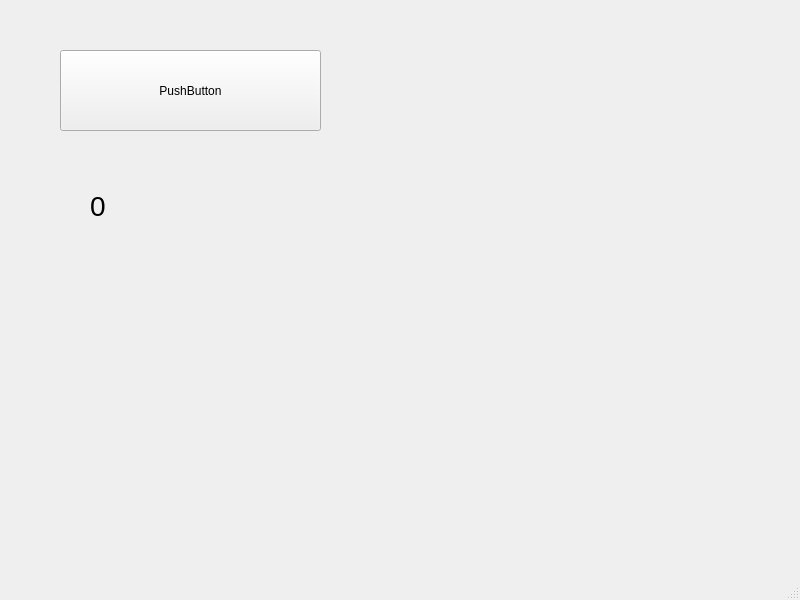
<?xml version="1.0" encoding="UTF-8"?>
<ui version="4.0">
 <class>MainWindow</class>
 <widget class="QMainWindow" name="MainWindow">
  <property name="geometry">
   <rect>
    <x>0</x>
    <y>0</y>
    <width>800</width>
    <height>600</height>
   </rect>
  </property>
  <property name="windowTitle">
   <string>MainWindow</string>
  </property>
  <widget class="QWidget" name="centralwidget">
   <widget class="QPushButton" name="pushButton">
    <property name="geometry">
     <rect>
      <x>60</x>
      <y>50</y>
      <width>261</width>
      <height>81</height>
     </rect>
    </property>
    <property name="text">
     <string>PushButton</string>
    </property>
   </widget>
   <widget class="QLabel" name="label">
    <property name="geometry">
     <rect>
      <x>90</x>
      <y>180</y>
      <width>201</width>
      <height>51</height>
     </rect>
    </property>
    <property name="font">
     <font>
      <pointsize>21</pointsize>
     </font>
    </property>
    <property name="text">
     <string>0</string>
    </property>
   </widget>
  </widget>
  <widget class="QMenuBar" name="menubar">
   <property name="geometry">
    <rect>
     <x>0</x>
     <y>0</y>
     <width>800</width>
     <height>22</height>
    </rect>
   </property>
  </widget>
  <widget class="QStatusBar" name="statusbar"/>
 </widget>
 <resources/>
 <connections/>
</ui>
